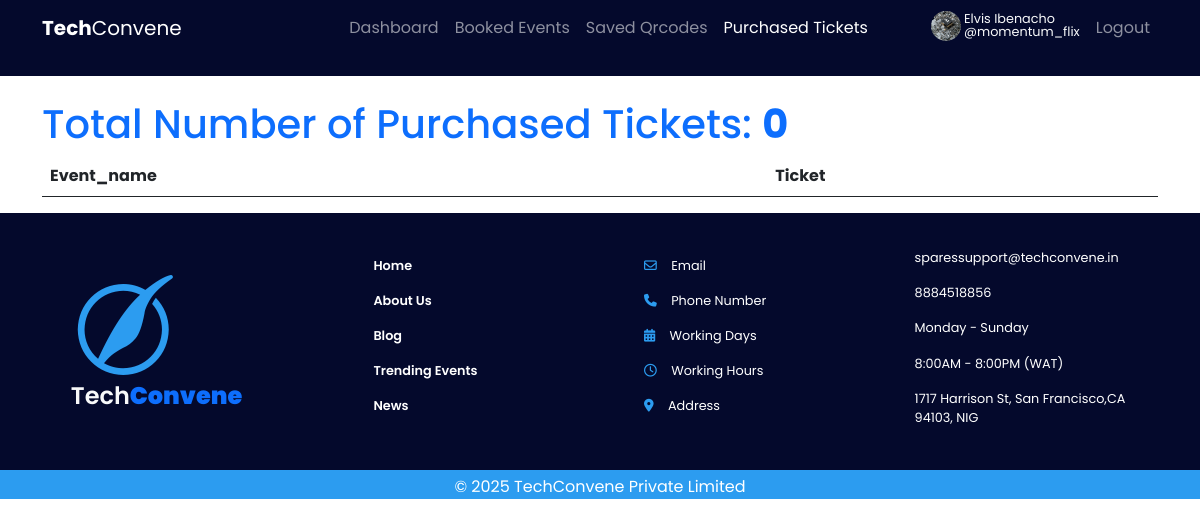
The app's page /tickets/purchased_tickets/ (signed in), older data.
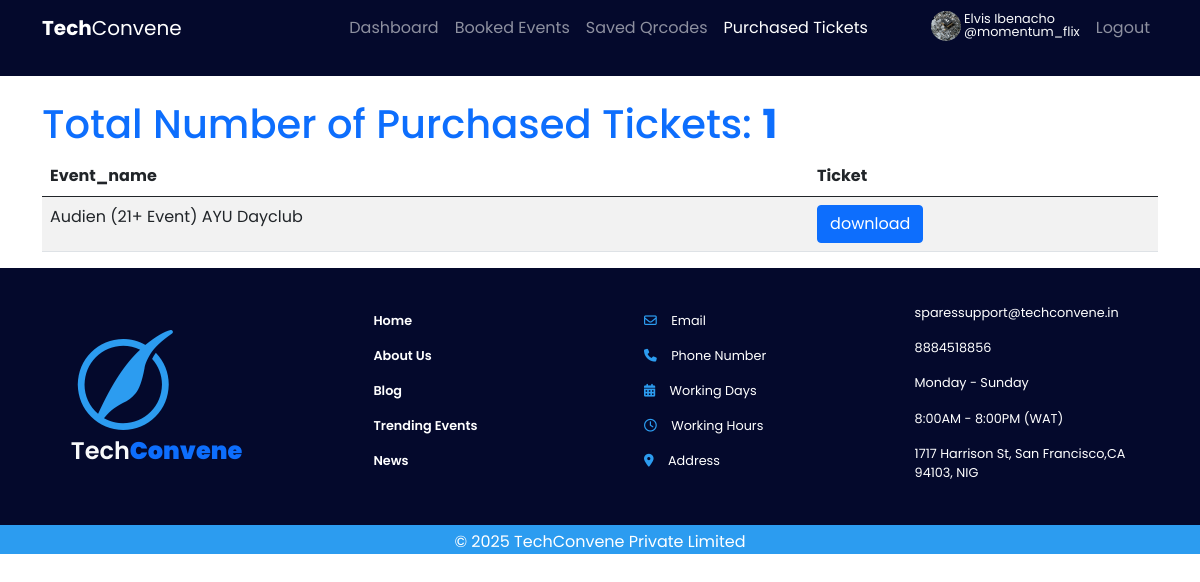
The same page, newer data.
### tickets/models.py (models this page shows, shortened)
class Ticket(models.Model):
    ticket_id = models.UUIDField(primary_key=True, default=uuid.uuid4, editable=False)
    payment_invoice = models.CharField(max_length=255, null=True)
    user = models.ForeignKey(CustomUser, on_delete=models.CASCADE, related_name='ticket')
    event = models.ForeignKey(Event, on_delete=models.SET_NULL, null=True, related_name='tickets')
    is_used = models.BooleanField(default=False)
    created_at = models.DateTimeField(auto_now_add=True)
    updated_at = models.DateTimeField(auto_now=True)
    class Meta:
        ordering = ["-created_at"]

### events/models.py (models this page shows, shortened)
class Event(models.Model):
    event_id = models.UUIDField(primary_key=True, default=uuid.uuid4,editable=False)
    name = models.CharField(max_length=100)
    description = models.CharField(max_length=200)
    featured_photo = models.ImageField(upload_to='uploads/', blank=True, null=True)
    venue = models.CharField(max_length=100)
    date = models.DateField()
    time = models.TimeField()
    price = models.DecimalField(max_digits=9, decimal_places=2)
    user = models.ForeignKey(CustomUser, on_delete=models.SET_NULL, null=True, related_name='event')
    created_at = models.DateTimeField(auto_now_add=True)
    updated_at = models.DateTimeField(auto_now=True)
    class Meta:
        ordering = ['-created_at']

### tickets/views.py (the view)
# urls.py: path('tickets/purchased_tickets/', views.purchased_tickets, name="purchased_tickets"),
@login_required
def purchased_tickets(request):
    tickets = Ticket.objects.filter(user=request.user)
    tickets_count = tickets.count()
    return render(request, 'tickets/purchased_tickets.html', {"tickets":tickets, "tickets_count":tickets_count})

### tickets/templates/tickets/purchased_tickets.html (shortened to what this page needs)
{% extends 'accounts/base.html' %}
{% load static %}
{% load crispy_forms_tags %}
{% block header %}
<div class="header-bg">
    <nav class="navbar navbar-expand-lg navbar-dark">
        <div class="container">
          <a class="navbar-brand" href="{% url 'home' %}"><b id='logo'>Tech</b>Convene</a>
          <div class="collapse navbar-collapse" id="navbarSupportedContent">
            <ul class="navbar-nav ms-auto my-auto mb-1 mb-lg-0">
                {% if user.role == 'ADMIN'%}
                    <li class="nav-item"><a class="nav-link" aria-current="page" href="{% url 'admin_dashboard_view' %}">Dashboard</a></li>
                {% else %}
                    <li class="nav-item"><a  class="nav-link" href="{% url 'user_dashboard_view' %}">Dashboard</a></li>
                {% endif %}
                <li class="nav-item"><a class="nav-link"  href="{% url 'booked_event' %}">Booked Events</a></li>
                <li class="nav-item"><a class="nav-link" href="{% url 'saved_event_qrcodes' %}">Saved Qrcodes</a></li>
                <li class="nav-item"><a class="nav-link active" href="{% url 'purchased_tickets' %}">Purchased Tickets</a></li>
                <li class="nav-item">
                    {% if user.profile.profile_picture%}
                    <img src="{{ user.profile.profile_picture.url}}" class="rounded-circle" id="prof_img" width="30" height="30" alt="profile"/>
                    {%else%}
                    <img src="#" class="rounded-circle" width="30" height="30"/>
                    {% endif %}
                </li>
                <a href="{% url 'profile' %}" class="text-decoration-none text-light"><p class="profile_text">{{user.first_name}} {{user.last_name}}<br>@{{user.username}}</br></p></a>
                <li class="nav-item"><a class="nav-link" href="{% url 'logout'%}" >Logout</a></li>
            </ul>
          </div>
        </div>
      </nav>
</div>
{% endblock %}
{% block content %}
<div class="container pt-4">
    <h1 class="text-primary">Total Number of Purchased Tickets: <b class="text-primary">{{tickets_count}}</b></h1>
    <table class="table table-striped">
        <thead>
          <tr>
            <th scope="col">Event_name</th>
            <th scope="col">Ticket</th>
          </tr>
        </thead>
        <tbody>
            {% for ticket in tickets %}
          <tr>
            <td>{{ticket.event.name}}</td>
            <td><a class="btn btn-primary " href="{% url 'ticket_pdf' ticket_id=ticket.ticket_id %}">download</a></td>
          </tr>
          {% endfor %}
        </tbody>
      </table>
</div>
{%endblock%}

Row changes from the older to the newer data that the page shows:
added Ticket: event.name "Audien (21+ Event) AYU Dayclub"
Text that changed along with them:
{{ tickets_count }}: "0" → "1"
